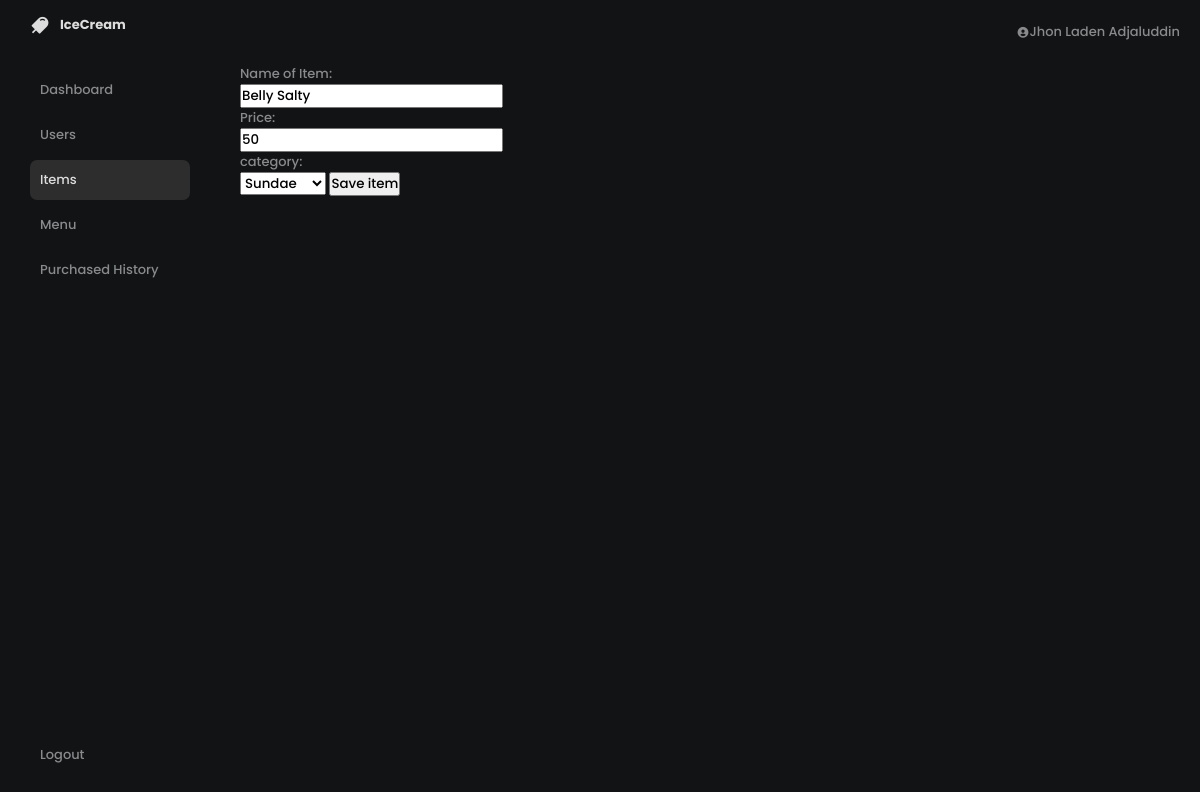
Page /Items/editItem.php?id=19 (signed in) on the committed database.
### tables this page shows
CREATE TABLE `items` (
  `id` int(11) NOT NULL,
  `name` varchar(255) NOT NULL,
  `quantity` int(11) NOT NULL,
  `price` float NOT NULL,
  `category` int(11) NOT NULL,
  `created_at` timestamp NOT NULL DEFAULT current_timestamp(),
  `updated_at` timestamp NOT NULL DEFAULT current_timestamp() ON UPDATE current_timestamp(),
  `isDeleted` tinyint(1) DEFAULT 0
);

### classes/item.class.php (called while the page is built, shortened)
<?php
require_once 'database.php';
class Item{
    protected $db ;
    function __construct(){
        $this->db = new Database();
    }
    function select_by_id($id){
        $sql = "SELECT * FROM items WHERE items.id = '$id' AND  isDeleted = false;";
        $query = $this->db->connect()->prepare($sql);
        if($query->execute()){
            $data = $query->fetchAll();
        }
        return $data;
    }
}
?>

### classes/database.php (called while the page is built)
<?php
    class Database{
        public $host = 'locahost';
        public $username = 'root';
        public $password = '';
        public $database = 'ice_cream';
        protected $connection ;
        function connect(){
            try {
                $this->connection = new PDO("mysql: host= $this->host;dbname=$this->database",$this->username, $this->password);
            }catch(PDOException $e){
                echo 'connection error'. $e->getMessage();
            }
            return $this->connection;
        }
    }
?>

### Items/editItem.php (the view, shortened to what this page needs)
<?php
    include_once '../includes/header.php';
    include_once '../includes/sidebar.php';
    require_once '../includes/headerMain.php';
    require_once '../classes/item.class.php';
    $item = new Item();
    if(isset($_GET['id'])){
        foreach($item->select_by_id($_GET['id']) as $value){
            if($_GET['id'] == $value['id']){
                $val = $value;
                break;
            }
        }
    }
?>
        <div class="addItem-container fluid dark-light">
            <div class="form-container">
                <form action="editItem.php?id= <?php echo $_GET['id']?>" method = "POST">
                    <label for="itemName">Name of Item:</label><br>
                    <input type="text" id="itemName" name="itemName" placeholder = "Enter Item name" value = "<?php echo $value['name']?>">
                    <?php
                    if(isset($_POST['itemName']) && !validate_add_item($_POST['save'])){ ?>
                         <p class="error">Invalid item name</p>
                    <?php
                    }else{
                    ?>
                        <br>
                    <?php
                    }
                    ?>
                    <label for="price">Price:</label><br>
                    <input type="number" id="price" name="price" min = "0" placeholder = "Enter price" value = "<?php if(isset($_GET['id'])) { echo $val['price']; } ?>"><br>
                    <label for="category">category:</label><br>
                        <select id="category" name="category">
                            <option value="3" <?php if(isset($_GET['id'])) { if ($val['category'] == '3') echo ' selected="selected"'; } ?> >Sundae</option>
                        </select>
                    <input type="submit" class="button" value="Save item" name="save" id="save">
                </form>
            </div>
        </div>
        </div>
</body>
</html>

### css/style.css (style rules this page uses)
:root { --dark: #232c33; --dark-2: #1a1f27; --text-color: #a5a9ac; --secondary-color: #c48af9; --blue-berry: #2d3b41; --sea: #1da5ff; }
* { margin: 0; padding: 0; font-weight: 500; font-family: 'Poppins', sans-serif; box-sizing: border-box; }
body { background: var(--dark); }
.dark-light { color: #888a8c; }

### css/home.css (style rules this page uses)
:root { --dark-home: #111315; --text-light: #dddddd; --dark-light: #2d2d2d; --dirty-white: #606264; --dirty-white-2: #bfbfbf; --text-color: var(--dirty-white); --trans-2: all 0.2s ease; --trans-3: all 0.3s ease; --trans-4: all 0.4s ease; --trans-5: all 0.5s ease; --sidebar-width: 20%; --menu-width: 55%; --right-sidebar: 25%; --list-width: 150%; }
.dark-home { background: var(--dark-home); }

### css/media.css (style rules this page uses)
@media (max-width: 1366px) { :root { font-size: 13px; } }

### rows in the picture
items: itemName "Belly Salty", price "50", category "Sundae"

### other values in the picture
$_SESSION['logged-in']['firstname'] "Jhon Laden"
$_SESSION['logged-in']['lastname'] "Adjaluddin"
